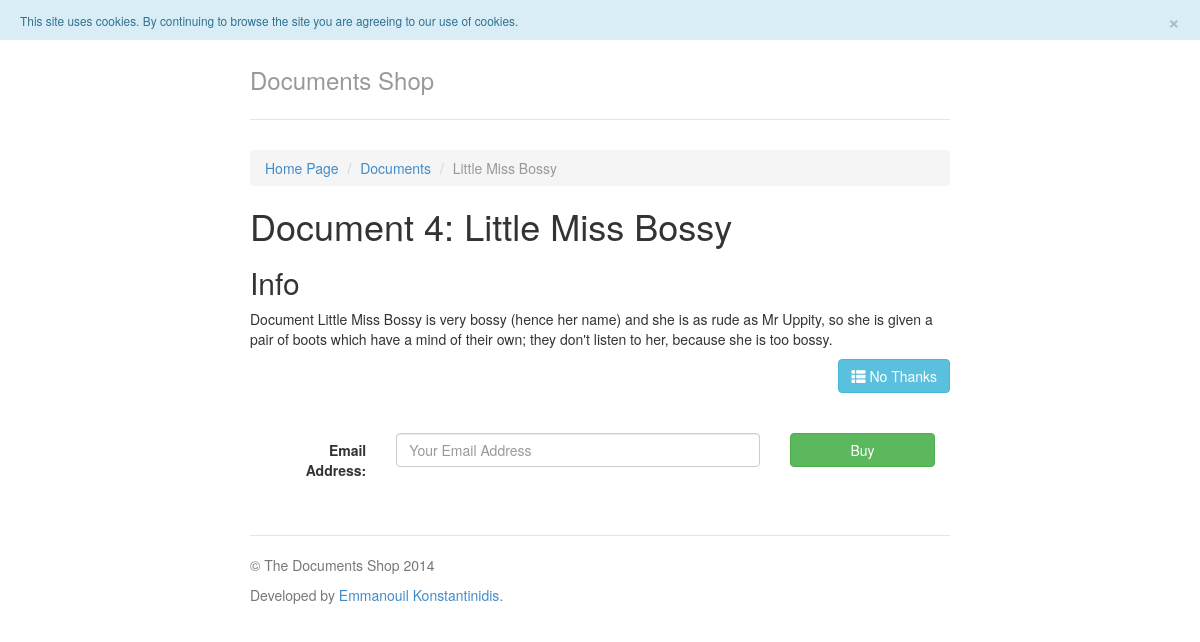
Screenshot of /index.php?page=detail&id=4 with the database file from the repository.
### tables this page shows
CREATE TABLE IF NOT EXISTS `docs` (
  `id` int(11) NOT NULL AUTO_INCREMENT,
  `title` varchar(100) NOT NULL,
  `info` text NOT NULL,
  PRIMARY KEY (`id`)
);

### pages/detail.php (the view, shortened to what this page needs)
<?php
	include_once("config.php");
	$id = $_GET['id'];
	if( isset($_COOKIE["read"]) ) {
		$array = unserialize($_COOKIE['read']);
		$found = False;
		if (in_array($id, $array)) {
				$found = True;
		}
		if (!$found) {
			array_push($array, $id);
			setcookie("read", serialize($array), time()+3600);
		}
	}
	else {
		$array = array();
		array_push($array, $id);
	}
	$result = mysqli_query($con, "SELECT * FROM docs WHERE id = " . $id . "");
	while($row = mysqli_fetch_array($result)){ ?>
		<ol class="breadcrumb">
		  <li><a href="index.php">Home Page</a></li>
		  <li><a href="index.php?page=list">Documents</a></li>
		  <li class="active"><?php echo $row['title']; ?></li>
		</ol>
		<?php
    	print "<h1>Document ".$row['id'].": ".$row['title']."</h1>";
    	print "<h2>Info</h2>";
    	print "<p>Document ".$row['info']."</p>";
	}
?>
<div class="text-right"><a href="index.php?page=list" class="btn btn-info"><span class="glyphicon glyphicon-th-list"></span> No Thanks</a></div>
<div class="row marketing">
	<form id="purchaseForm" class="form-horizontal" action="<?php echo htmlspecialchars($_SERVER["PHP_SELF"]);?>?page=detail&id=<?=$id?>" method="post">
		<div class="col-md-9">
			<div class="form-group">
				<label for="email" class="col-sm-3 control-label text-left">Email Address:</label>
				<div class="col-sm-9">
					<input type="email" class="form-control" id="email" name="email" placeholder="Your Email Address">
				</div>
			</div>
		</div>
		<div class="col-md-3">
			<div class="form-group">
				<div class="col-sm-12">
					<button type="submit" class="btn btn-success" style="display: block; width: 100%;">Buy</button>
				</div>
			</div>
		</div>
	</form>
</div>

### css/style.css (style rules this page uses)
body { padding-top: 20px; padding-bottom: 20px; }
.header, .marketing, .footer { padding-right: 15px; padding-left: 15px; }
.marketing { margin: 40px 0; }
@media screen and (min-width: 768px) { .header, .marketing, .footer { padding-right: 0; padding-left: 0; } }

### rows the page displays
docs: title "Little Miss Bossy", id "4", info "Little Miss Bossy is very bossy (hence her name) and she is as rude as Mr Uppity, so she is given a pair of boots which have a mind of their own; they don't listen to her, because she is too bossy."
